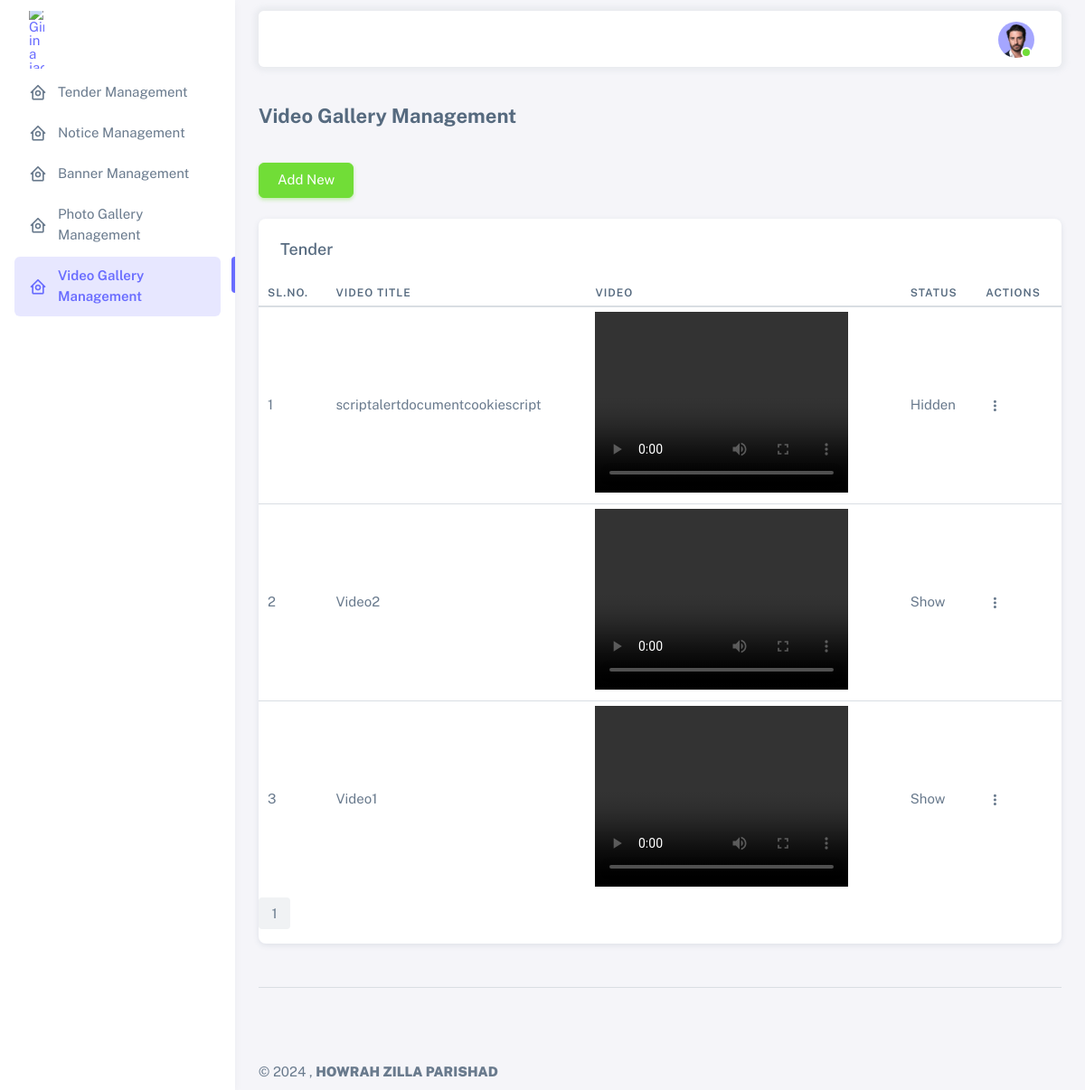
The app's page /admin/videogallery.php (signed in) with its own data.
### tables this page shows
CREATE TABLE `video_gallery` (
  `id` int(11) NOT NULL,
  `video_title` varchar(255) NOT NULL,
  `video` varchar(255) NOT NULL,
  `status` enum('1','0') NOT NULL,
  `is_deleted` enum('1','0') NOT NULL DEFAULT '0',
  `created_at` timestamp NOT NULL DEFAULT CURRENT_TIMESTAMP,
  `updated_at` timestamp NOT NULL DEFAULT CURRENT_TIMESTAMP ON UPDATE CURRENT_TIMESTAMP
);

### admin/videogallery.php (the view, shortened to what this page needs)
<?php
include_once("../conn.php");
?>
<?php
$limit = 10;
if (isset($_GET["page"])) {
  $page  = $_GET["page"];
} else {
  $page = 1;
};
$start_from = ($page - 1) * $limit;
$result = mysqli_query($conn, "SELECT * FROM video_gallery where is_deleted='0' ORDER BY id DESC LIMIT $start_from, $limit");
?>
<!DOCTYPE html>
<html lang="en" class="light-style layout-menu-fixed" dir="ltr" data-theme="theme-default" data-assets-path="/assets/" data-template="vertical-menu-template-free">
<?php
include('admin_head.php');
?>
<body>
  <div class="layout-wrapper layout-content-navbar">
    <div class="layout-container">
      <?php
      include('left_menu.php');
      ?>
      <div class="layout-page">
        <?php
        include('admin_nav.php');
        ?>
        <div class="content-wrapper">
          <div class="container-xxl flex-grow-1 container-p-y">
            <h4 class="fw-bold py-3 mb-4"> Video Gallery Management</h4>
            <div>
              <a href="addvideogallery.php" class="btn btn-success pull-right"><i class="fa fa-plus"></i> Add New</a>
            </div>
            <br>
            <div class="card">
              <h5 class="card-header">Tender</h5>
              <div class="table-responsive text-nowrap">
                <?php if (mysqli_num_rows($result) > 0) { ?>
                  <table class="table table-sm">
                    <thead>
                      <tr>
                        <th>Sl.NO.</th>
                        <th>Video Title</th>
                        <th>Video</th>
                        <th>Status</th>
                        <th>Actions</th>
                      </tr>
                    </thead>
                    <tbody class="table-border-bottom-0">
                      <?php
                      $count=1;
                      while ($row = mysqli_fetch_array($result)) {
                      ?>
                        <tr>
                          <td><?php echo $count; ?></td>
                          <td><?php echo $row["video_title"]; ?></td>
                          <td><video width="280" height="200" controls><source src="../assets/uploads/video_gallery/<?php echo $row["video"]; ?>"></td>
                          <td><?php echo $row["status"]==1 ? 'Show':'Hidden' ; ?></td>
                          <td>
                            <div class="dropdown">
                              <button type="button" class="btn p-0 dropdown-toggle hide-arrow" data-bs-toggle="dropdown">
                                <i class="bx bx-dots-vertical-rounded"></i>
                              </button>
                            </div>
                          </td>
                        </tr>
                      <?php
                      $count++;
                      };
                      ?>
                    </tbody>
                  </table>
                <?php } else {
                  echo '<div class="alert alert-danger"><em>No records were found.</em></div>';
                } ?>
                <?php
                $result_db = mysqli_query($conn, "SELECT COUNT(id) FROM video_gallery where is_deleted='0'");
                $row_db = mysqli_fetch_row($result_db);
                $total_records = $row_db['0'];
                $total_pages = ceil($total_records / $limit);
                $pagLink = "<ul class='pagination'>";
                for ($i = 1; $i <= $total_pages; $i++) {
                  $pagLink .= "<li class='page-item'><a class='page-link' href='videogallery.php?page=" . $i . "'>" . $i . "</a></li>";
                }
                echo $pagLink . "</ul>";
                ?>
              </div>
            </div>
            <hr class="my-5" />
          </div>
          <?php
          include('admin_footer.php');
          ?>
        </div>
      </div>
    </div>
  </div>
</body>
</html>

### records on screen
video_gallery: video_title "scriptalertdocumentcookiescript", status "Hidden"
video_gallery: video_title "Video2", status "Show"
video_gallery: video_title "Video1", status "Show"
